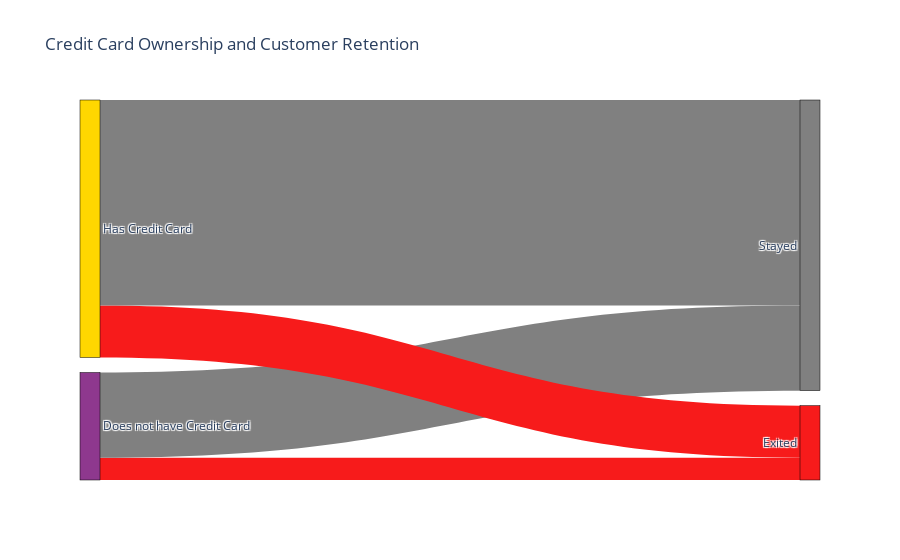

The notebook cell saved with this chart:
### Code cell
data['HasCrCard_str'] = data['HasCrCard'].map({1: 'Has Credit Card', 0: 'Does not have Credit Card'})

# Map 'Exited' column to readable strings
data['Exited_str'] = data['Exited'].map({1: 'Exited', 0: 'Stayed'})

# Define color dictionary
colorDict = {
    'Exited': '#f71b1b',
    'Stayed': 'grey',
    'Has Credit Card': '#FFD700',
    'Does not have Credit Card': '#8E388E'
}

# Define nodes for the Sankey diagram
node_labels = ['Has Credit Card', 'Does not have Credit Card', 'Stayed', 'Exited']
node_colors = [colorDict[label] for label in node_labels]
node_dict = {label: index for index, label in enumerate(node_labels)}

# Create links (flows) by counting combinations of HasCrCard_str and Exited_str
flows = data.groupby(['HasCrCard_str', 'Exited_str']).size().reset_index(name='count')

# Define sources, targets, and values based on flows
sources = flows['HasCrCard_str'].map(node_dict).tolist()  # Convert 'HasCrCard_str' to node index
targets = flows['Exited_str'].map(node_dict).tolist()     # Convert 'Exited_str' to node index
values = flows['count'].tolist()                          # Flow values (counts)

# Create the Sankey diagram
fig = go.Figure(go.Sankey(
    node=dict(
        pad=15,
        thickness=20,
        line=dict(color="black", width=0.5),
        label=node_labels,
        color=node_colors
    ),
    link=dict(
        source=sources,
        target=targets,
        value=values,
        color=[colorDict['Stayed'] if target == node_dict['Stayed'] else colorDict['Exited'] for target in targets]
    )
))

# Customize layout
fig.update_layout(
    title_text="Credit Card Ownership and Customer Retention",
    font_size=12
)

fig.show()

### Figure 1 — Plotly figure (JSON) as saved in the notebook; plotly's stock layout.template omitted (floating-point values rounded to 4 significant figures)
{"data": [{"link": {"color": ["#f71b1b", "grey", "#f71b1b", "grey"], "source": [1, 1, 0, 0], "target": [3, 2, 3, 2], "value": [613, 2332, 1424, 5631]}, "node": {"color": ["#FFD700", "#8E388E", "grey", "#f71b1b"], "label": ["Has Credit Card", "Does not have Credit Card", "Stayed", "Exited"], "line": {"color": "black", "width": 0.5}, "pad": 15, "thickness": 20}, "type": "sankey"}], "layout": {"font": {"size": 12}, "title": {"text": "Credit Card Ownership and Customer Retention"}}}
